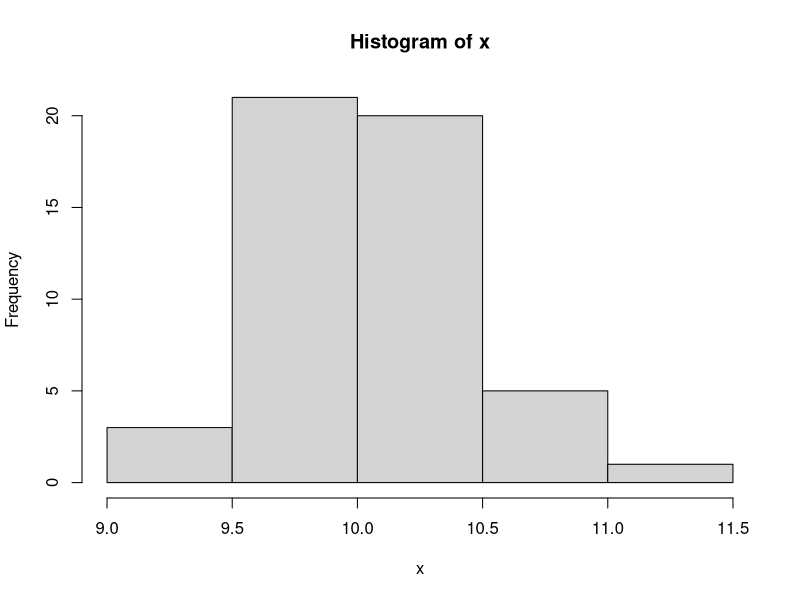
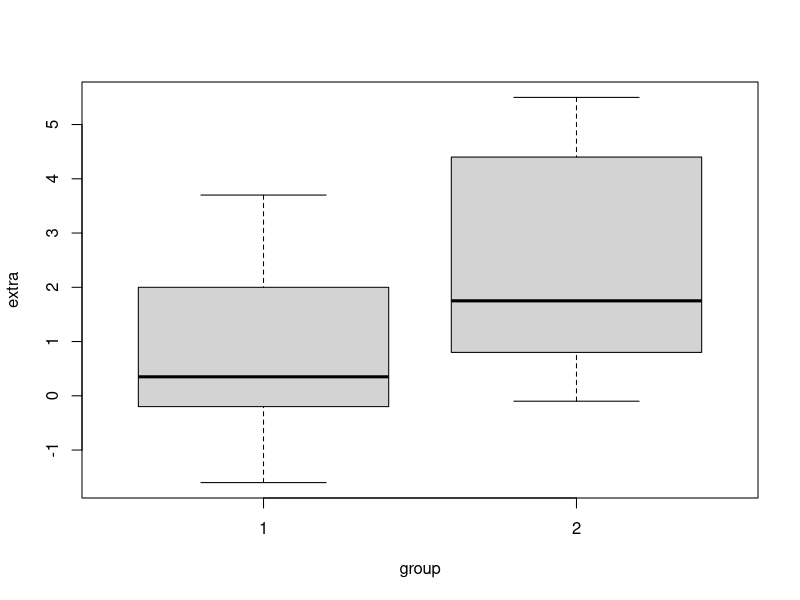

The R script that drew these images, in order: (Note: this script raises an error after producing the figures.)
############################################################
# BUS 970 | Spring 2024 | Session 4
# Inferential Stats: Commonly used statistical tests
# CK 
# 02 Feb 2024
### REFERENCES
#(1) http://r-statistics.co/Statistical-Tests-in-R.html  
#(2) probability plots: https://www.statmethods.net/advgraphs/probability.html 
#(3) https://suinotes.wordpress.com/2009/11/30/understanding-t-test-in-r/
############################################################


#### PREAMBLE : ## Clearing mem buffers ####
cat("\014")  # Clear Console
rm(list = ls(all.names = TRUE))# clear all
gc()
set.seed(100) # Set a seed to ensure repeatable random samples

## REMEMBER 
# remember remember: p-value is the prob. of wrongly rejecting null and is always compared to signif. level
#  small p-values < significance level => null is unlikely to be true => reject null
# large p values > significance level => failure to reject null => null hyp likely true
# commonly used significance levels: 0.005, 0.01, 0.05, 0.1


####################################################
#1: One Sample t-Test to test mean of a sample #####
# Used to test if mean of a sample from a normal distribution could reasonably be a specific value.
  x <- rnorm(50,mean=10,sd=0.5) # create a random normal sample of mean and sd
  # check distribution
  hist(x) # see histogram
  
  # test if mean of x could be some value mu: i.e.
  # H0: true mean of x is mu
  # H1: true mean of x is not Mu
  t.test(x,mu=10)
  # How to interpret:
  # Note the significance level is 0.05 (1-.95 from the CI) 
  # Look at the p value -> 0.48! This is greater than the significance level 
  # => Null cannot be rejected  =>  i.e Null likely to be true
  # look at the 95% CI - 10 falls within this range
  # THUS, it is okay to say mean of random variable  x is 10 within the 0.05 significance level
  # caveat here is we can say this since x is normally distributed (we made it like that!)
  
  # Let's play around
  # use another mu
  t.test(x,mu=10.1)
  # Look at the p - value. It is smaller than the significance level of 0.05. Therefore, you should reject null => H1 likely true
  
  # Use conf.level argument to adjust the confidence level.
  t.test(x,mu=10.1,conf.level = .9)


####################################################
#2: Two-sample t-Test to compare 2 means  #####
# testing if 2 samples are coming from the same (assumed) normal distribution
  # H0: mean of 2 samples is equal
  # H1: difference of means of 2 samples is not 0
  
  # remember remember: p-value is the prob. of wrongly rejecting null and is always compared to signif. level
  # small p-values < significance level => null is unlikely to be true => reject null
  # let's use the sleep data
  ?sleep
  
  # let's test 2 groups of 10 samples of sleep data measuring # of hrs of extra sleep 
  plot(extra~group,data=sleep) # bar plot showing values of samples of sleep hrs across 2 groups
  
  # we want to test if there is a statistically significant overlap in means, i.e. are the means equal?
  # can we say group 2 is sleeping more than group 1?!
  
  # let's do a t.test!
  
  t.test(extra~group,data=sleep)
  
  # remember, we are testing the difference between means of group 1 and 2
  # look at the p-value: 0.07939, > 0.05 significance level
  # => Failure to reject Ho , i.e. Null likely to be true!
  
  # Look at the 95% CI of the differences between means: -3.36 to 0.2
  # that is a wide range. Look at the means of group 1 and 2, and calculate the difference
  # The t-stat value  falls within the CI interval.
  # recall the t stat formula from the slides -
  
  # Thus, assuming normal distribution of the 2 samples, we can't conclude that the means are different!
  # for 2 groups to have differences, the delta of means must be greater
  
  # this is WIDELY used from drug trials, to AB testing!
  
  # Extra note: Here we use welch's t-test for 2 samples with unequal variances.
  # look up other types of t-tests and play around!
  
  # include paired=TRUE and see what happens?
  t.test(extra~group,data=sleep, paired=TRUE)
  # paired tests are used to compare before-after treatment conditions
  # look at the p-value! 0.0028   # => reject null! => H1 is likely true 

####################################################
#3:  Correlation Significance Test (Pearsons) #####
  ?cars # remember this?
  cor(cars$speed,cars$dist) # we used this last time
  
  # we can test dependence using pearson's / spearman / kendall test -- look this up using ?cor.test
  # Here H0: Correlation is 0, i.e. not statistically related
  # H1: they are statistically related
  cor.test(cars$speed,cars$dist)
  # p value is < significance level =>  reject null 
  
####################################################
#4:  Kolmogorov And Smirnov Test to check if 2 samples have (are drawn from) the same distribution #####
  
  # let's generate 2 samples
  x <- rnorm(50) # random normal distr
  y <- runif(50) # random distr
  hist(x)
  hist(y)
  
  # H0:x and y are drawn from same distribution
  # H1:x and y are drawn from different distribution
  ks.test(x,y)
  # p value is < significance level =>  reject null
  
  # let's play around
  x <- rnorm(50)
  y <- rnorm(30)
  ks.test(x,y)
  
####################################################
#5: Shapiro Test to check for normality  #####
  ## test if a sample is normally distributed!
  # Null H0: sample is normally distributed
  # Alt H1: sample is NOT normally distributed
   test <- runif(100) # generate a normal distribution
  shapiro.test(test)  # the shapiro test.
  # look at the p-value ===> > significance => failure to reject null => Null likely true
  
  # test the sleep data
  shapiro.test(sleep$extra)
  shapiro.test(sleep$extra[sleep$group==1]) # this subsets group 1 of sleep data
  shapiro.test(sleep$extra[sleep$group==2])# this subsets group 2 of sleep data
  

  
####################################################
#6: Wilcox Signed Rank Test for non-normal sample assumption  #####
  # alternative to t-test when you don't want to assume normal distribution
  # non-parametric method used to test if an estimate is different from its true value.
  
  x <- c(0.80, 0.83, 1.89, 1.04, 1.45)
  y <- c(1.15, 0.88, 0.90, 0.74, 1.21)
  wilcox.test(x,y, paired=TRUE)

####################################################
#7:  Fisher's F-Test to check if 2 samples have the same variance #####
  # let's generate 2 samples again
  x <- rnorm(50) # random normal distr
  y <- runif(50) # random distr
  hist(x)
  hist(y)
  
  var.test(x,y)
  #H0: same variance, ie. ratio of variance ==1 
  #H1: Different variance ie. ratio of variance neq 1 
  # we see p < \alpha => reject null
  
  # let's play around with 2 random normal distr.
  x <- rnorm(100, mean=5.5, sd=0.1) # generate a normal distribution
  y <- rnorm(100, mean=9.25, sd=0.1) # generate a normal distribution
  hist(x)
  hist(y)
  var.test(x,y)
  # we see p > \alpha => null is likely true
  # not surprising given we drew from same std. devs even though means are different
  

  


####################
### END OF CODE ####
####################